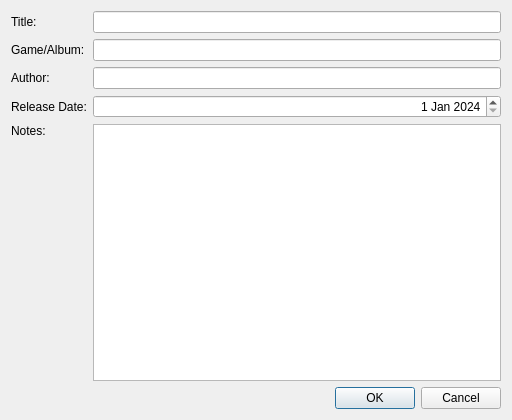
<?xml version="1.0" encoding="UTF-8"?>
<ui version="4.0">
 <class>ProjectInfoWidget</class>
 <widget class="QDialog" name="ProjectInfoWidget">
  <property name="geometry">
   <rect>
    <x>0</x>
    <y>0</y>
    <width>512</width>
    <height>420</height>
   </rect>
  </property>
  <property name="minimumSize">
   <size>
    <width>512</width>
    <height>420</height>
   </size>
  </property>
  <property name="windowTitle">
   <string>Project Info</string>
  </property>
  <layout class="QVBoxLayout" name="verticalLayout">
   <item>
    <layout class="QGridLayout" name="gridLayout">
     <item row="0" column="0">
      <widget class="QLabel" name="titleLabel">
       <property name="text">
        <string>Title:</string>
       </property>
      </widget>
     </item>
     <item row="0" column="1">
      <widget class="QLineEdit" name="titleLineEdit"/>
     </item>
     <item row="1" column="0">
      <widget class="QLabel" name="gameLabel">
       <property name="text">
        <string>Game/Album:</string>
       </property>
      </widget>
     </item>
     <item row="1" column="1">
      <widget class="QLineEdit" name="gameLineEdit"/>
     </item>
     <item row="2" column="0">
      <widget class="QLabel" name="authorLabel">
       <property name="text">
        <string>Author:</string>
       </property>
      </widget>
     </item>
     <item row="2" column="1">
      <widget class="QLineEdit" name="authorLineEdit"/>
     </item>
     <item row="3" column="0">
      <widget class="QLabel" name="releaseDateLabel">
       <property name="text">
        <string>Release Date:</string>
       </property>
      </widget>
     </item>
     <item row="3" column="1">
      <widget class="QDateEdit" name="releaseDateEdit">
       <property name="alignment">
        <set>Qt::AlignRight|Qt::AlignTrailing|Qt::AlignVCenter</set>
       </property>
       <property name="date">
        <date>
         <year>2024</year>
         <month>1</month>
         <day>1</day>
        </date>
       </property>
      </widget>
     </item>
     <item row="4" column="0">
      <widget class="QLabel" name="notesLabel">
       <property name="text">
        <string>Notes:</string>
       </property>
      </widget>
     </item>
     <item row="4" column="1" rowspan="2">
      <widget class="QPlainTextEdit" name="notesTextEdit"/>
     </item>
     <item row="5" column="0">
      <spacer name="verticalSpacer">
       <property name="orientation">
        <enum>Qt::Vertical</enum>
       </property>
       <property name="sizeHint" stdset="0">
        <size>
         <width>20</width>
         <height>40</height>
        </size>
       </property>
      </spacer>
     </item>
    </layout>
   </item>
   <item>
    <widget class="QDialogButtonBox" name="buttonBox">
     <property name="orientation">
      <enum>Qt::Horizontal</enum>
     </property>
     <property name="standardButtons">
      <set>QDialogButtonBox::Cancel|QDialogButtonBox::Ok</set>
     </property>
    </widget>
   </item>
  </layout>
 </widget>
 <resources/>
 <connections>
  <connection>
   <sender>buttonBox</sender>
   <signal>accepted()</signal>
   <receiver>ProjectInfoWidget</receiver>
   <slot>accept()</slot>
   <hints>
    <hint type="sourcelabel">
     <x>248</x>
     <y>254</y>
    </hint>
    <hint type="destinationlabel">
     <x>157</x>
     <y>274</y>
    </hint>
   </hints>
  </connection>
  <connection>
   <sender>buttonBox</sender>
   <signal>rejected()</signal>
   <receiver>ProjectInfoWidget</receiver>
   <slot>reject()</slot>
   <hints>
    <hint type="sourcelabel">
     <x>316</x>
     <y>260</y>
    </hint>
    <hint type="destinationlabel">
     <x>286</x>
     <y>274</y>
    </hint>
   </hints>
  </connection>
 </connections>
</ui>
